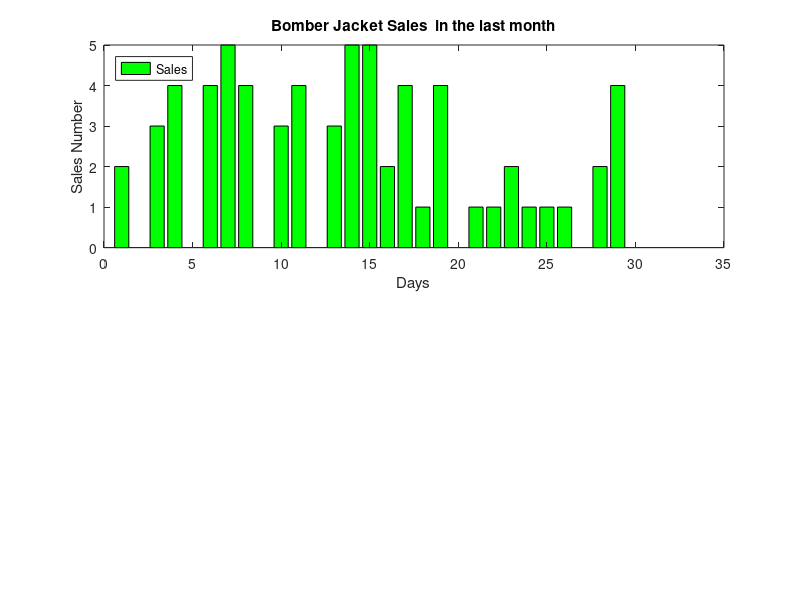

Here is the MATLAB script that generated this plot:

days = 1:30; 
sales = randi([0, 5], 1, 30);  


figure;


subplot(2,1,1); 
bar(days, sales, 'FaceColor', 'green');

title('Bomber Jacket Sales  in the last month'); 
xlabel('Days');
ylabel('Sales Number');
legend('Sales', 'Location', 'northwest'); 
